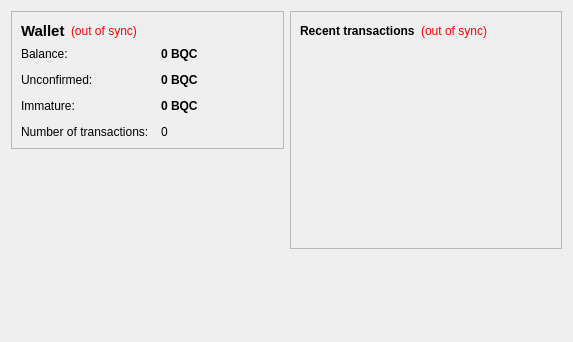
<?xml version="1.0" encoding="UTF-8"?>
<ui version="4.0">
 <class>OverviewPage</class>
 <widget class="QWidget" name="OverviewPage">
  <property name="geometry">
   <rect>
    <x>0</x>
    <y>0</y>
    <width>573</width>
    <height>342</height>
   </rect>
  </property>
  <property name="windowTitle">
   <string>Form</string>
  </property>
  <layout class="QHBoxLayout" name="horizontalLayout" stretch="1,1">
   <item>
    <layout class="QVBoxLayout" name="verticalLayout_2">
     <item>
      <widget class="QFrame" name="frame">
       <property name="frameShape">
        <enum>QFrame::StyledPanel</enum>
       </property>
       <property name="frameShadow">
        <enum>QFrame::Raised</enum>
       </property>
       <layout class="QVBoxLayout" name="verticalLayout_4">
        <item>
         <layout class="QHBoxLayout" name="horizontalLayout_4">
          <item>
           <widget class="QLabel" name="label_5">
            <property name="font">
             <font>
              <pointsize>11</pointsize>
              <weight>75</weight>
              <bold>true</bold>
             </font>
            </property>
            <property name="text">
             <string>Wallet</string>
            </property>
           </widget>
          </item>
          <item>
           <widget class="QLabel" name="labelWalletStatus">
            <property name="toolTip">
             <string>The displayed information may be out of date. Your wallet automatically synchronizes with the BBQCoin network after a connection is established, but this process has not completed yet.</string>
            </property>
            <property name="styleSheet">
             <string notr="true">QLabel { color: red; }</string>
            </property>
            <property name="text">
             <string notr="true">(out of sync)</string>
            </property>
            <property name="alignment">
             <set>Qt::AlignLeading|Qt::AlignLeft|Qt::AlignVCenter</set>
            </property>
           </widget>
          </item>
          <item>
           <spacer name="horizontalSpacer_2">
            <property name="orientation">
             <enum>Qt::Horizontal</enum>
            </property>
            <property name="sizeHint" stdset="0">
             <size>
              <width>40</width>
              <height>20</height>
             </size>
            </property>
           </spacer>
          </item>
         </layout>
        </item>
        <item>
         <layout class="QFormLayout" name="formLayout_2">
          <property name="fieldGrowthPolicy">
           <enum>QFormLayout::AllNonFixedFieldsGrow</enum>
          </property>
          <property name="horizontalSpacing">
           <number>12</number>
          </property>
          <property name="verticalSpacing">
           <number>12</number>
          </property>
          <item row="0" column="0">
           <widget class="QLabel" name="label">
            <property name="text">
             <string>Balance:</string>
            </property>
           </widget>
          </item>
          <item row="0" column="1">
           <widget class="QLabel" name="labelBalance">
            <property name="font">
             <font>
              <weight>75</weight>
              <bold>true</bold>
             </font>
            </property>
            <property name="cursor">
             <cursorShape>IBeamCursor</cursorShape>
            </property>
            <property name="toolTip">
             <string>Your current balance</string>
            </property>
            <property name="text">
             <string notr="true">0 BQC</string>
            </property>
            <property name="textInteractionFlags">
             <set>Qt::LinksAccessibleByMouse|Qt::TextSelectableByKeyboard|Qt::TextSelectableByMouse</set>
            </property>
           </widget>
          </item>
          <item row="1" column="0">
           <widget class="QLabel" name="label_3">
            <property name="text">
             <string>Unconfirmed:</string>
            </property>
           </widget>
          </item>
          <item row="1" column="1">
           <widget class="QLabel" name="labelUnconfirmed">
            <property name="font">
             <font>
              <weight>75</weight>
              <bold>true</bold>
             </font>
            </property>
            <property name="cursor">
             <cursorShape>IBeamCursor</cursorShape>
            </property>
            <property name="toolTip">
             <string>Total of transactions that have yet to be confirmed, and do not yet count toward the current balance</string>
            </property>
            <property name="text">
             <string notr="true">0 BQC</string>
            </property>
            <property name="textInteractionFlags">
             <set>Qt::LinksAccessibleByMouse|Qt::TextSelectableByKeyboard|Qt::TextSelectableByMouse</set>
            </property>
           </widget>
          </item>
          <item row="3" column="0">
           <widget class="QLabel" name="label_2">
            <property name="text">
             <string>Number of transactions:</string>
            </property>
           </widget>
          </item>
          <item row="3" column="1">
           <widget class="QLabel" name="labelNumTransactions">
            <property name="toolTip">
             <string>Total number of transactions in wallet</string>
            </property>
            <property name="text">
             <string notr="true">0</string>
            </property>
           </widget>
          </item>
          <item row="2" column="0">
           <widget class="QLabel" name="labelImmatureText">
            <property name="text">
             <string>Immature:</string>
            </property>
           </widget>
          </item>
          <item row="2" column="1">
           <widget class="QLabel" name="labelImmature">
            <property name="font">
             <font>
              <weight>75</weight>
              <bold>true</bold>
             </font>
            </property>
            <property name="toolTip">
             <string>Mined balance that has not yet matured</string>
            </property>
            <property name="text">
             <string notr="true">0 BQC</string>
            </property>
            <property name="textInteractionFlags">
             <set>Qt::LinksAccessibleByMouse|Qt::TextSelectableByKeyboard|Qt::TextSelectableByMouse</set>
            </property>
           </widget>
          </item>
         </layout>
        </item>
       </layout>
      </widget>
     </item>
     <item>
      <spacer name="verticalSpacer">
       <property name="orientation">
        <enum>Qt::Vertical</enum>
       </property>
       <property name="sizeHint" stdset="0">
        <size>
         <width>20</width>
         <height>40</height>
        </size>
       </property>
      </spacer>
     </item>
    </layout>
   </item>
   <item>
    <layout class="QVBoxLayout" name="verticalLayout_3">
     <item>
      <widget class="QFrame" name="frame_2">
       <property name="frameShape">
        <enum>QFrame::StyledPanel</enum>
       </property>
       <property name="frameShadow">
        <enum>QFrame::Raised</enum>
       </property>
       <layout class="QVBoxLayout" name="verticalLayout">
        <item>
         <layout class="QHBoxLayout" name="horizontalLayout_2">
          <item>
           <widget class="QLabel" name="label_4">
            <property name="text">
             <string>&lt;b&gt;Recent transactions&lt;/b&gt;</string>
            </property>
           </widget>
          </item>
          <item>
           <widget class="QLabel" name="labelTransactionsStatus">
            <property name="toolTip">
             <string>The displayed information may be out of date. Your wallet automatically synchronizes with the BBQCoin network after a connection is established, but this process has not completed yet.</string>
            </property>
            <property name="styleSheet">
             <string notr="true">QLabel { color: red; }</string>
            </property>
            <property name="text">
             <string notr="true">(out of sync)</string>
            </property>
            <property name="alignment">
             <set>Qt::AlignRight|Qt::AlignTrailing|Qt::AlignVCenter</set>
            </property>
           </widget>
          </item>
          <item>
           <spacer name="horizontalSpacer">
            <property name="orientation">
             <enum>Qt::Horizontal</enum>
            </property>
            <property name="sizeHint" stdset="0">
             <size>
              <width>40</width>
              <height>20</height>
             </size>
            </property>
           </spacer>
          </item>
         </layout>
        </item>
        <item>
         <widget class="QListView" name="listTransactions">
          <property name="styleSheet">
           <string notr="true">QListView { background: transparent; }</string>
          </property>
          <property name="frameShape">
           <enum>QFrame::NoFrame</enum>
          </property>
          <property name="verticalScrollBarPolicy">
           <enum>Qt::ScrollBarAlwaysOff</enum>
          </property>
          <property name="horizontalScrollBarPolicy">
           <enum>Qt::ScrollBarAlwaysOff</enum>
          </property>
          <property name="selectionMode">
           <enum>QAbstractItemView::NoSelection</enum>
          </property>
         </widget>
        </item>
       </layout>
      </widget>
     </item>
     <item>
      <spacer name="verticalSpacer_2">
       <property name="orientation">
        <enum>Qt::Vertical</enum>
       </property>
       <property name="sizeHint" stdset="0">
        <size>
         <width>20</width>
         <height>40</height>
        </size>
       </property>
      </spacer>
     </item>
    </layout>
   </item>
  </layout>
 </widget>
 <resources/>
 <connections/>
</ui>
